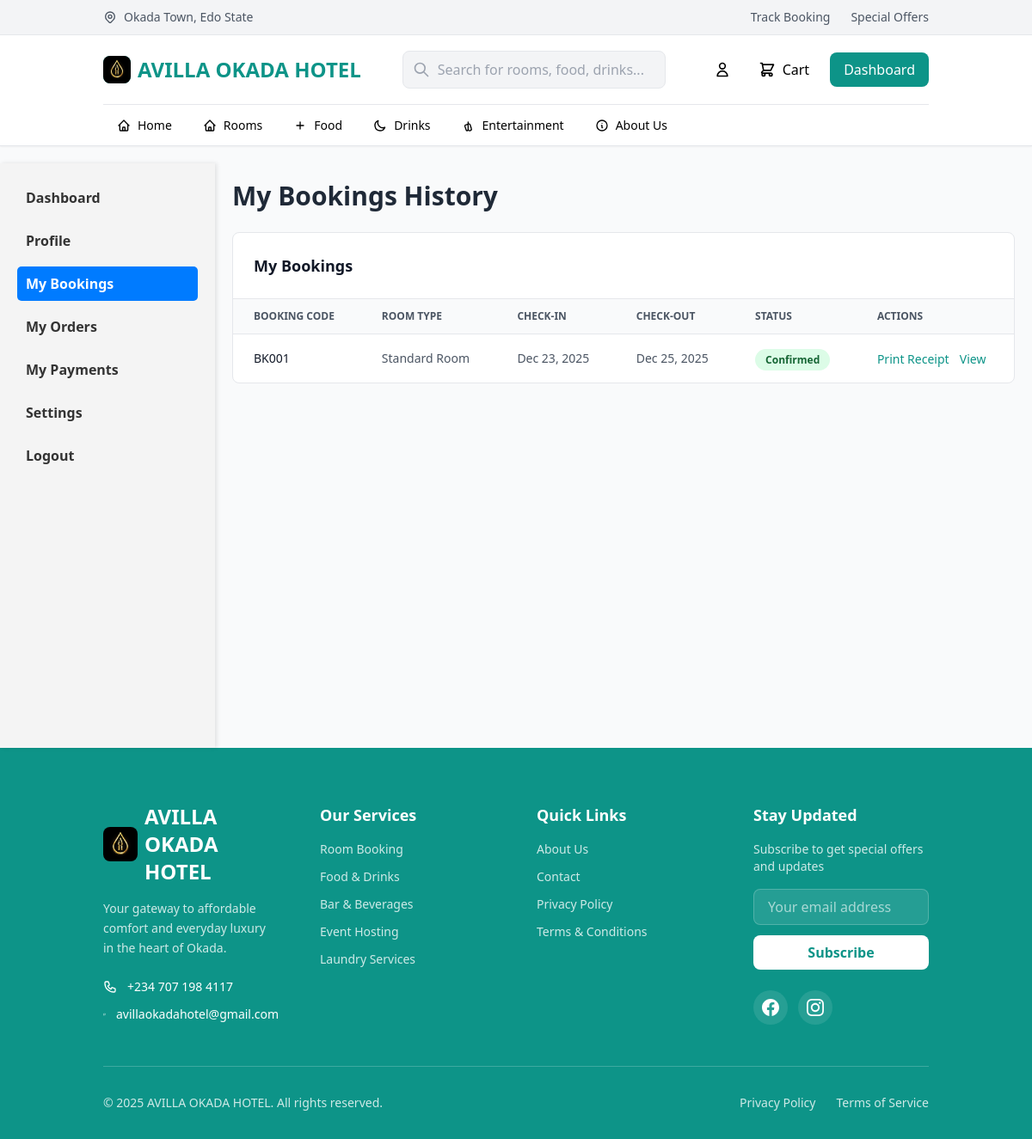
/user/bookings.php (signed in), run on an earlier commit of the app's database.
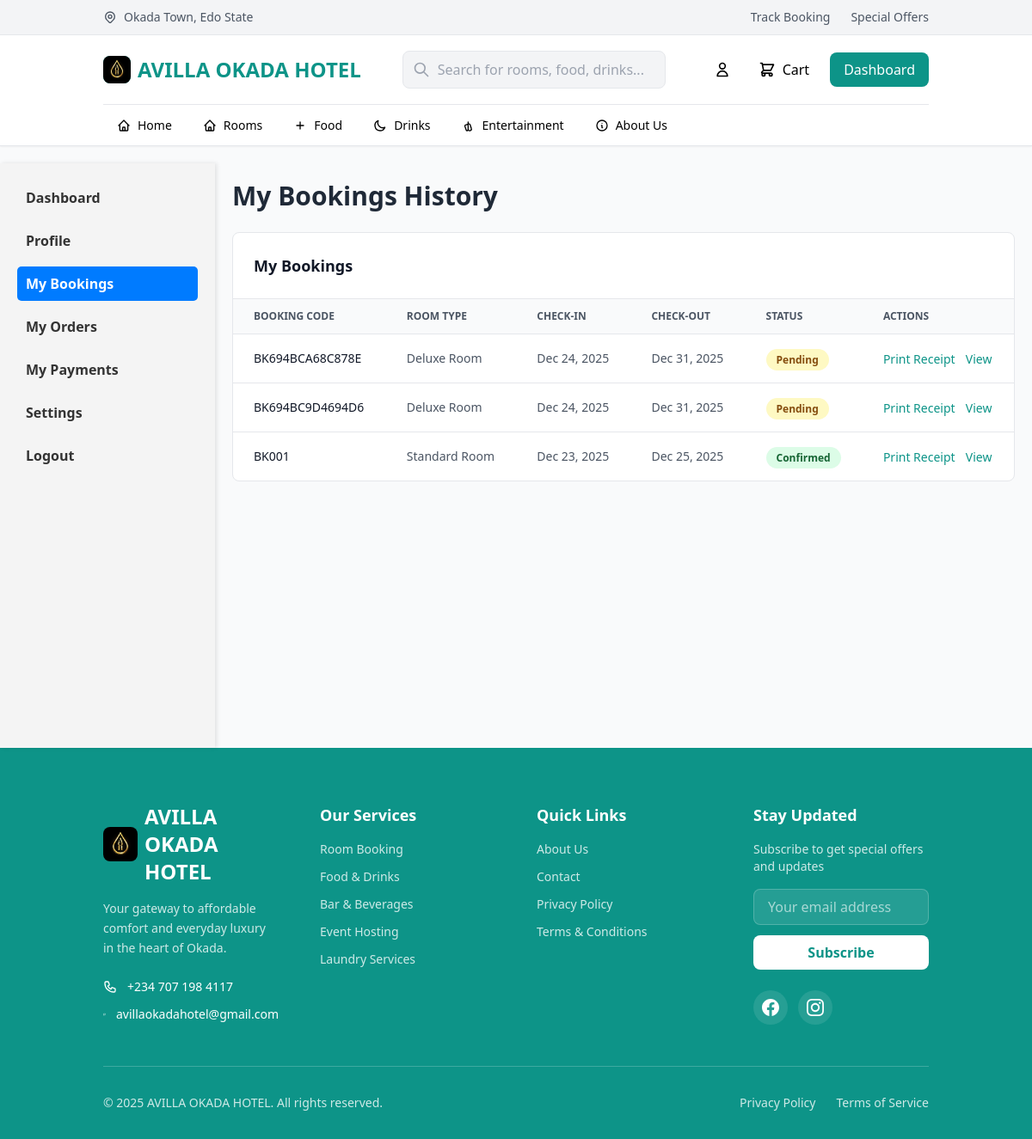
And on a later commit of the database.
### tables this page shows
CREATE TABLE `bookings` (
  `booking_id` int(11) NOT NULL,
  `booking_code` varchar(20) NOT NULL,
  `user_id` int(11) NOT NULL,
  `room_id` int(11) NOT NULL,
  `check_in_date` date NOT NULL,
  `check_out_date` date NOT NULL,
  `number_of_guests` int(11) NOT NULL,
  `total_nights` int(11) NOT NULL,
  `total_amount` decimal(10,2) NOT NULL,
  `status` enum('pending','confirmed','checked_in','checked_out','cancelled') DEFAULT 'pending',
  `booking_date` timestamp NOT NULL DEFAULT current_timestamp(),
  `special_requests` text DEFAULT NULL,
  `payment_status` enum('unpaid','partial','paid','refunded') DEFAULT 'unpaid'
);

CREATE TABLE `rooms` (
  `room_id` int(11) NOT NULL,
  `room_number` varchar(10) NOT NULL,
  `room_type` enum('Standard Room','Deluxe Room','Executive Suite') NOT NULL,
  `capacity` int(11) NOT NULL,
  `price_per_night` decimal(10,2) NOT NULL,
  `status` enum('available','occupied','maintenance','reserved','unavailable') DEFAULT 'available',
  `description` text DEFAULT NULL,
  `amenities` longtext DEFAULT NULL CHECK (json_valid(`amenities`)),
  `features` longtext DEFAULT NULL CHECK (json_valid(`features`)),
  `image_url` varchar(255) DEFAULT NULL,
  `created_date` timestamp NOT NULL DEFAULT current_timestamp(),
  `last_updated` timestamp NOT NULL DEFAULT current_timestamp() ON UPDATE current_timestamp()
);

### config/database.php (called while the page is built, shortened)
<?php
function formatDate($date) {
    return date('M d, Y', strtotime($date));
}
?>

### user/bookings.php (the view, shortened to what this page needs)
<?php
include_once 'user-header.php';
$user_id = $currentUser['user_id'];
$bookings = [];
if ($user_id) {
    try {
        $stmt = $pdo->prepare("
            SELECT b.booking_id, b.booking_code, r.room_type, b.check_in_date, b.check_out_date, b.status
            FROM bookings b
            JOIN rooms r ON b.room_id = r.room_id
            WHERE b.user_id = ?
            ORDER BY b.booking_date DESC
        ");
        $stmt->execute([$user_id]);
        $bookings = $stmt->fetchAll();
    } catch (PDOException $e) {
        echo "<p class='text-red-500'>Error fetching bookings: " . htmlspecialchars($e->getMessage()) . "</p>";
    }
}
?>
<h1 class="text-3xl font-bold text-gray-800 mb-6">My Bookings History</h1>
<div class="bg-white rounded-lg border border-gray-200 overflow-hidden">
    <div class="p-6 border-b border-gray-200">
        <h3 class="text-lg font-bold text-gray-900">My Bookings</h3>
    </div>
    <div class="overflow-x-auto">
        <?php if (!empty($bookings)): ?>
        <table class="w-full">
            <thead class="bg-gray-50 border-b border-gray-200">
                <tr>
                    <th class="px-6 py-3 text-left text-xs font-semibold text-gray-600 uppercase">Booking Code</th>
                    <th class="px-6 py-3 text-left text-xs font-semibold text-gray-600 uppercase">Room Type</th>
                    <th class="px-6 py-3 text-left text-xs font-semibold text-gray-600 uppercase">Check-in</th>
                    <th class="px-6 py-3 text-left text-xs font-semibold text-gray-600 uppercase">Check-out</th>
                    <th class="px-6 py-3 text-left text-xs font-semibold text-gray-600 uppercase">Status</th>
                    <th class="px-6 py-3 text-left text-xs font-semibold text-gray-600 uppercase">Actions</th>
                </tr>
            </thead>
            <tbody class="divide-y divide-gray-200">
                <?php foreach ($bookings as $booking): ?>
                <tr class="hover:bg-gray-50">
                    <td class="px-6 py-4 text-sm font-medium text-gray-900"><?php echo htmlspecialchars($booking['booking_code']); ?></td>
                    <td class="px-6 py-4 text-sm text-gray-600"><?php echo htmlspecialchars($booking['room_type']); ?></td>
                    <td class="px-6 py-4 text-sm text-gray-600"><?php echo formatDate($booking['check_in_date']); ?></td>
                    <td class="px-6 py-4 text-sm text-gray-600"><?php echo formatDate($booking['check_out_date']); ?></td>
                    <td class="px-6 py-4">
                        <?php
                            $status_class = '';
                            switch ($booking['status']) {
                                case 'confirmed':
                                    $status_class = 'bg-green-100 text-green-800';
                                    break;
                                case 'pending':
                                    $status_class = 'bg-yellow-100 text-yellow-800';
                                    break;
                            }
                        ?>
                        <span class="<?php echo $status_class; ?> px-3 py-1 rounded-full text-xs font-semibold">
                            <?php echo htmlspecialchars(ucfirst($booking['status'])); ?>
                        </span>
                    </td>
                    <td class="px-6 py-4">
                        <a href="print_receipt.php?booking_id=<?php echo htmlspecialchars($booking['booking_id']); ?>" target="_blank" class="text-teal-600 hover:text-teal-700 font-medium text-sm mr-2">Print Receipt</a>
                        <button class="text-teal-600 hover:text-teal-700 font-medium text-sm">View</button>
                    </td>
                </tr>
                <?php endforeach; ?>
            </tbody>
        </table>
        <?php else: ?>
            <p class="p-6 text-gray-600">You have no bookings yet.</p>
        <?php endif; ?>
    </div>
</div>
<?php
include_once 'user-footer.php';
?>

What changed in the data, as far as the page shows it:
added bookings: booking_code "BK694BCA68C878E", room.room_type "Deluxe Room", check_in_date "Dec 24, 2025", check_out_date "Dec 31, 2025", status "Pending"
added bookings: booking_code "BK694BC9D4694D6", room.room_type "Deluxe Room", check_in_date "Dec 24, 2025", check_out_date "Dec 31, 2025", status "Pending"
